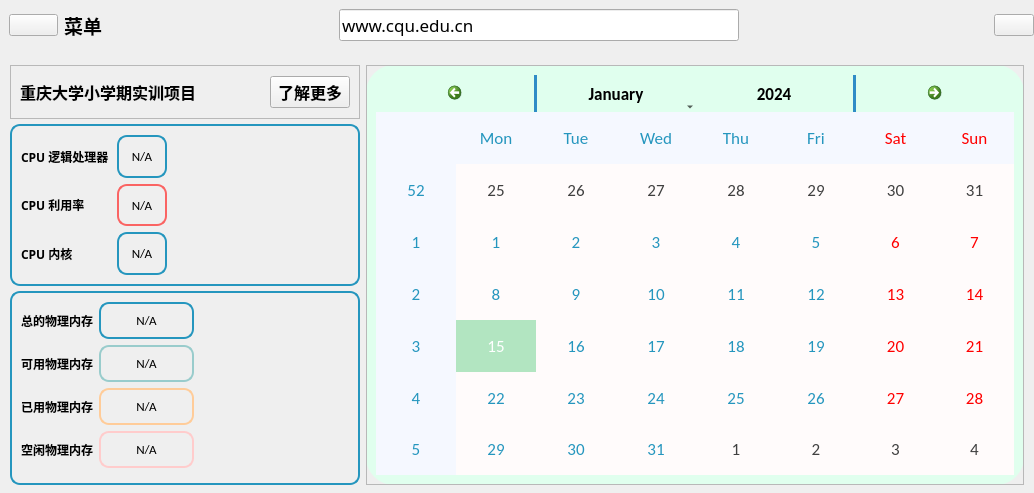
         <widget class="QWidget" name="mainBody" native="true">
          <property name="sizePolicy">
           <sizepolicy hsizetype="Expanding" vsizetype="Preferred">
            <horstretch>0</horstretch>
            <verstretch>0</verstretch>
           </sizepolicy>
          </property>
          <layout class="QVBoxLayout" name="verticalLayout_2">
           <property name="spacing">
            <number>5</number>
           </property>
           <property name="leftMargin">
            <number>0</number>
           </property>
           <property name="topMargin">
            <number>0</number>
           </property>
           <property name="rightMargin">
            <number>0</number>
           </property>
           <property name="bottomMargin">
            <number>0</number>
           </property>
           <item>
            <widget class="QWidget" name="headerFrame" native="true">
             <property name="minimumSize">
              <size>
               <width>780</width>
               <height>0</height>
              </size>
             </property>
             <property name="maximumSize">
              <size>
               <width>16777</width>
               <height>90</height>
              </size>
             </property>
             <layout class="QHBoxLayout" name="horizontalLayout_2">
              <property name="spacing">
               <number>0</number>
              </property>
              <property name="leftMargin">
               <number>0</number>
              </property>
              <property name="topMargin">
               <number>0</number>
              </property>
              <property name="rightMargin">
               <number>0</number>
              </property>
              <property name="bottomMargin">
               <number>0</number>
              </property>
              <item>
               <widget class="QWidget" name="widget" native="true">
                <layout class="QHBoxLayout" name="horizontalLayout_3">
                 <item>
                  <widget class="QPushButton" name="menuBtn">
                   <property name="minimumSize">
                    <size>
                     <width>49</width>
                     <height>0</height>
                    </size>
                   </property>
                   <property name="maximumSize">
                    <size>
                     <width>49</width>
                     <height>16777215</height>
                    </size>
                   </property>
                   <property name="text">
                    <string/>
                   </property>
                   <property name="icon">
                    <iconset resource="resources1.qrc">
                     <normaloff>:/icons/menu.png</normaloff>:/icons/menu.png</iconset>
                   </property>
                   <property name="iconSize">
                    <size>
                     <width>48</width>
                     <height>48</height>
                    </size>
                   </property>
                  </widget>
                 </item>
                 <item>
                  <widget class="QLabel" name="appHeader">
                   <property name="font">
                    <font>
                     <family>华文楷体</family>
                     <pointsize>14</pointsize>
                     <weight>75</weight>
                     <bold>true</bold>
                    </font>
                   </property>
                   <property name="text">
                    <string>菜单</string>
                   </property>
                  </widget>
                 </item>
                </layout>
               </widget>
              </item>
              <item>
               <widget class="QWidget" name="searchFrame_2" native="true">
                <property name="minimumSize">
                 <size>
                  <width>500</width>
                  <height>40</height>
                 </size>
                </property>
                <property name="maximumSize">
                 <size>
                  <width>230</width>
                  <height>50</height>
                 </size>
                </property>
                <layout class="QHBoxLayout" name="horizontalLayout_7">
                 <property name="leftMargin">
                  <number>0</number>
                 </property>
                 <item>
                  <widget class="QLabel" name="label_3">
                   <property name="minimumSize">
                    <size>
                     <width>30</width>
                     <height>30</height>
                    </size>
                   </property>
                   <property name="maximumSize">
                    <size>
                     <width>30</width>
                     <height>30</height>
                    </size>
                   </property>
                   <property name="text">
                    <string/>
                   </property>
                   <property name="pixmap">
                    <pixmap resource="resources1.qrc">:/icons/find.png</pixmap>
                   </property>
                   <property name="scaledContents">
                    <bool>true</bool>
                   </property>
                  </widget>
                 </item>
                 <item>
                  <widget class="MLineEdit" name="lineEdit_2">
                   <property name="sizePolicy">
                    <sizepolicy hsizetype="Preferred" vsizetype="Fixed">
                     <horstretch>0</horstretch>
                     <verstretch>0</verstretch>
                    </sizepolicy>
                   </property>
                   <property name="minimumSize">
                    <size>
                     <width>400</width>
                     <height>30</height>
                    </size>
                   </property>
                   <property name="maximumSize">
                    <size>
                     <width>200</width>
                     <height>16777215</height>
                    </size>
                   </property>
                   <property name="font">
                    <font>
                     <family>Lucida Sans Typewriter</family>
                     <pointsize>13</pointsize>
                     <italic>false</italic>
                    </font>
                   </property>
                   <property name="text">
                    <string>www.cqu.edu.cn</string>
                   </property>
                   <property name="placeholderText">
                    <string>请输入文件路径</string>
                   </property>
                  </widget>
                 </item>
                </layout>
               </widget>
              </item>
              <item>
               <widget class="QWidget" name="widget_3" native="true">
                <layout class="QHBoxLayout" name="horizontalLayout_6">
                 <property name="spacing">
                  <number>0</number>
                 </property>
                 <property name="leftMargin">
                  <number>0</number>
                 </property>
                 <property name="topMargin">
                  <number>0</number>
                 </property>
                 <property name="rightMargin">
                  <number>0</number>
                 </property>
                 <property name="bottomMargin">
                  <number>0</number>
                 </property>
                 <item alignment="Qt::AlignRight">
                  <widget class="QPushButton" name="accountBtn">
                   <property name="text">
                    <string/>
                   </property>
                   <property name="icon">
                    <iconset resource="resources1.qrc">
                     <normaloff>:/icons/info.png</normaloff>:/icons/info.png</iconset>
                   </property>
                   <property name="iconSize">
                    <size>
                     <width>48</width>
                     <height>48</height>
                    </size>
                   </property>
                  </widget>
                 </item>
                </layout>
               </widget>
              </item>
             </layout>
            </widget>
           </item>
           <item>
            <widget class="QWidget" name="mainFrame" native="true">
             <property name="sizePolicy">
              <sizepolicy hsizetype="Expanding" vsizetype="Expanding">
               <horstretch>0</horstretch>
               <verstretch>0</verstretch>
              </sizepolicy>
             </property>
             <property name="font">
              <font>
               <pointsize>10</pointsize>
              </font>
             </property>
             <layout class="QHBoxLayout" name="horizontalLayout_12">
              <property name="leftMargin">
               <number>10</number>
              </property>
              <property name="topMargin">
               <number>10</number>
              </property>
              <property name="rightMargin">
               <number>10</number>
              </property>
              <property name="bottomMargin">
               <number>8</number>
              </property>
              <item>
               <widget class="QWidget" name="widget_4" native="true">
                <property name="maximumSize">
                 <size>
                  <width>350</width>
                  <height>16777215</height>
                 </size>
                </property>
                <layout class="QVBoxLayout" name="verticalLayout_7">
                 <property name="spacing">
                  <number>5</number>
                 </property>
                 <property name="leftMargin">
                  <number>0</number>
                 </property>
                 <property name="topMargin">
                  <number>0</number>
                 </property>
                 <property name="rightMargin">
                  <number>0</number>
                 </property>
                 <property name="bottomMargin">
                  <number>0</number>
                 </property>
                 <item>
                  <widget class="QFrame" name="frame_5">
                   <property name="minimumSize">
                    <size>
                     <width>0</width>
                     <height>54</height>
                    </size>
                   </property>
                   <property name="maximumSize">
                    <size>
                     <width>16777215</width>
                     <height>60</height>
                    </size>
                   </property>
                   <property name="frameShape">
                    <enum>QFrame::StyledPanel</enum>
                   </property>
                   <property name="frameShadow">
                    <enum>QFrame::Raised</enum>
                   </property>
                   <layout class="QHBoxLayout" name="horizontalLayout_13">
                    <item alignment="Qt::AlignLeft">
                     <widget class="QLabel" name="label_14">
                      <property name="font">
                       <font>
                        <family>黑体</family>
                        <pointsize>12</pointsize>
                        <weight>75</weight>
                        <bold>true</bold>
                       </font>
                      </property>
                      <property name="text">
                       <string>重庆大学小学期实训项目</string>
                      </property>
                     </widget>
                    </item>
                    <item alignment="Qt::AlignRight">
                     <widget class="QPushButton" name="pushButton">
                      <property name="font">
                       <font>
                        <family>新宋体</family>
                        <pointsize>12</pointsize>
                        <weight>75</weight>
                        <bold>true</bold>
                       </font>
                      </property>
                      <property name="text">
                       <string>了解更多</string>
                      </property>
                      <property name="icon">
                       <iconset>
                        <normaloff>:/blueIcons/icon/blue/arrow-right.svg</normaloff>:/blueIcons/icon/blue/arrow-right.svg</iconset>
                      </property>
                      <property name="iconSize">
                       <size>
                        <width>28</width>
                        <height>28</height>
                       </size>
                      </property>
                     </widget>
                    </item>
                   </layout>
                  </widget>
                 </item>
                 <item>
                  <widget class="QFrame" name="cpu_info_frame">
                   <property name="minimumSize">
                    <size>
                     <width>0</width>
                     <height>160</height>
                    </size>
                   </property>
                   <property name="styleSheet">
                    <string notr="true">#cpu_info_frame,#cpu_count,#cpu_main_core{
	border-radius: 10px;
	border: 2px solid #2596be;
}
#cpu_per{
	border-radius: 10px;
	border: 2px solid #fa6463;
}</string>
                   </property>
                   <property name="frameShape">
                    <enum>QFrame::StyledPanel</enum>
                   </property>
                   <property name="frameShadow">
                    <enum>QFrame::Raised</enum>
                   </property>
                   <layout class="QGridLayout" name="gridLayout">
                    <item row="1" column="0">
                     <widget class="QLabel" name="label_15">
                      <property name="maximumSize">
                       <size>
                        <width>90</width>
                        <height>16777215</height>
                       </size>
                      </property>
                      <property name="font">
                       <font>
                        <family>宋体</family>
                        <weight>75</weight>
                        <bold>true</bold>
                       </font>
                      </property>
                      <property name="text">
                       <string>CPU 利用率</string>
                      </property>
                     </widget>
                    </item>
                    <item row="2" column="1">
                     <widget class="QLabel" name="cpu_main_core">
                      <property name="maximumSize">
                       <size>
                        <width>90</width>
                        <height>16777215</height>
                       </size>
                      </property>
                      <property name="font">
                       <font>
                        <family>Calibri</family>
                        <pointsize>10</pointsize>
                        <weight>50</weight>
                        <bold>false</bold>
                       </font>
                      </property>
                      <property name="text">
                       <string>N/A</string>
                      </property>
                      <property name="alignment">
                       <set>Qt::AlignCenter</set>
                      </property>
                     </widget>
                    </item>
                    <item row="1" column="1">
                     <widget class="QLabel" name="cpu_per">
                      <property name="maximumSize">
                       <size>
                        <width>90</width>
                        <height>16777215</height>
                       </size>
                      </property>
                      <property name="font">
                       <font>
                        <family>Calibri</family>
                        <pointsize>10</pointsize>
                        <weight>50</weight>
                        <bold>false</bold>
                       </font>
                      </property>
                      <property name="text">
                       <string>N/A</string>
                      </property>
                      <property name="alignment">
                       <set>Qt::AlignCenter</set>
                      </property>
                     </widget>
                    </item>
                    <item row="2" column="0">
                     <widget class="QLabel" name="label_17">
                      <property name="maximumSize">
                       <size>
                        <width>90</width>
                        <height>16777215</height>
                       </size>
                      </property>
                      <property name="font">
                       <font>
                        <family>宋体</family>
                        <weight>75</weight>
                        <bold>true</bold>
                       </font>
                      </property>
                      <property name="text">
                       <string>CPU 内核</string>
                      </property>
                     </widget>
                    </item>
                    <item row="0" column="1">
                     <widget class="QLabel" name="cpu_count">
                      <property name="maximumSize">
                       <size>
                        <width>50</width>
                        <height>16777215</height>
                       </size>
                      </property>
                      <property name="font">
                       <font>
                        <family>Calibri</family>
                        <pointsize>10</pointsize>
                        <weight>50</weight>
                        <bold>false</bold>
                       </font>
                      </property>
                      <property name="text">
                       <string>N/A</string>
                      </property>
                      <property name="alignment">
                       <set>Qt::AlignCenter</set>
                      </property>
                     </widget>
                    </item>
                    <item row="0" column="0">
                     <widget class="QLabel" name="label_10">
                      <property name="maximumSize">
                       <size>
                        <width>90</width>
                        <height>16777215</height>
                       </size>
                      </property>
                      <property name="font">
                       <font>
                        <family>宋体</family>
                        <weight>75</weight>
                        <bold>true</bold>
                       </font>
                      </property>
                      <property name="text">
                       <string>CPU 逻辑处理器</string>
                      </property>
                     </widget>
                    </item>
                    <item row="0" column="2" rowspan="3" alignment="Qt::AlignRight|Qt::AlignVCenter">
                     <widget class="roundProgressBar" name="cpu_percentage" native="true">
                      <property name="enabled">
                       <bool>true</bool>
                      </property>
                      <property name="minimumSize">
                       <size>
                        <width>150</width>
                        <height>140</height>
                       </size>
                      </property>
                      <property name="maximumSize">
                       <size>
                        <width>8888</width>
                        <height>8888</height>
                       </size>
                      </property>
                      <property name="sizeIncrement">
                       <size>
                        <width>0</width>
                        <height>0</height>
                       </size>
                      </property>
                     </widget>
                    </item>
                   </layout>
                  </widget>
                 </item>
                 <item>
                  <widget class="QFrame" name="ram_info_frame">
                   <property name="minimumSize">
                    <size>
                     <width>0</width>
                     <height>180</height>
                    </size>
                   </property>
                   <property name="font">
                    <font>
                     <pointsize>10</pointsize>
                    </font>
                   </property>
                   <property name="styleSheet">
                    <string notr="true">#ram_info_frame,#total_ram{
	border-radius: 10px;
	border: 2px solid #2596be;
}
#available_ram{
	border-radius: 10px;
	border: 2px solid #99CCCC;
}
#used_ram{
	border-radius: 10px;
	border: 2px solid #FFCC99;
}
#free_ram{
	border-radius: 10px;
	border: 2px solid #FFCCCC;
}


</string>
                   </property>
                   <property name="frameShape">
                    <enum>QFrame::StyledPanel</enum>
                   </property>
                   <property name="frameShadow">
                    <enum>QFrame::Raised</enum>
                   </property>
                   <layout class="QGridLayout" name="gridLayout_2">
                    <item row="2" column="1">
                     <widget class="QLabel" name="used_ram">
                      <property name="minimumSize">
                       <size>
                        <width>95</width>
                        <height>37</height>
                       </size>
                      </property>
                      <property name="maximumSize">
                       <size>
                        <width>95</width>
                        <height>50</height>
                       </size>
                      </property>
                      <property name="font">
                       <font>
                        <family>Calibri</family>
                        <pointsize>10</pointsize>
                        <weight>50</weight>
                        <bold>false</bold>
                       </font>
                      </property>
                      <property name="text">
                       <string>N/A</string>
                      </property>
                      <property name="alignment">
                       <set>Qt::AlignCenter</set>
                      </property>
                     </widget>
                    </item>
                    <item row="3" column="0">
                     <widget class="QLabel" name="label_25">
                      <property name="minimumSize">
                       <size>
                        <width>0</width>
                        <height>37</height>
                       </size>
                      </property>
                      <property name="maximumSize">
                       <size>
                        <width>90</width>
                        <height>50</height>
                       </size>
                      </property>
                      <property name="font">
                       <font>
                        <family>宋体</family>
                        <weight>75</weight>
                        <bold>true</bold>
                       </font>
                      </property>
                      <property name="text">
                       <string>空闲物理内存</string>
                      </property>
                     </widget>
                    </item>
                    <item row="0" column="0">
                     <widget class="QLabel" name="label_19">
                      <property name="minimumSize">
                       <size>
                        <width>0</width>
                        <height>37</height>
                       </size>
                      </property>
                      <property name="maximumSize">
                       <size>
                        <width>90</width>
                        <height>50</height>
                       </size>
                      </property>
                      <property name="font">
                       <font>
                        <family>宋体</family>
                        <weight>75</weight>
                        <bold>true</bold>
                       </font>
                      </property>
                      <property name="text">
                       <string>总的物理内存</string>
                      </property>
                     </widget>
                    </item>
                    <item row="0" column="1">
                     <widget class="QLabel" name="total_ram">
                      <property name="minimumSize">
                       <size>
                        <width>95</width>
                        <height>37</height>
                       </size>
                      </property>
                      <property name="maximumSize">
                       <size>
                        <width>95</width>
                        <height>50</height>
                       </size>
                      </property>
                      <property name="font">
                       <font>
                        <family>Calibri</family>
                        <pointsize>10</pointsize>
                        <weight>50</weight>
                        <bold>false</bold>
                       </font>
                      </property>
                      <property name="text">
                       <string>N/A</string>
                      </property>
                      <property name="alignment">
                       <set>Qt::AlignCenter</set>
                      </property>
                     </widget>
                    </item>
                    <item row="1" column="1">
                     <widget class="QLabel" name="available_ram">
                      <property name="minimumSize">
                       <size>
                        <width>95</width>
                        <height>37</height>
                       </size>
                      </property>
                      <property name="maximumSize">
                       <size>
                        <width>95</width>
                        <height>50</height>
                       </size>
                      </property>
                      <property name="font">
                       <font>
                        <family>Calibri</family>
                        <pointsize>10</pointsize>
                        <weight>50</weight>
                        <bold>false</bold>
                       </font>
                      </property>
                      <property name="text">
                       <string>N/A</string>
                      </property>
                      <property name="alignment">
                       <set>Qt::AlignCenter</set>
                      </property>
                     </widget>
                    </item>
                    <item row="2" column="0">
                     <widget class="QLabel" name="label_23">
                      <property name="minimumSize">
                       <size>
                        <width>0</width>
                        <height>37</height>
                       </size>
                      </property>
                      <property name="maximumSize">
                       <size>
                        <width>90</width>
                        <height>50</height>
                       </size>
                      </property>
                      <property name="font">
                       <font>
                        <family>宋体</family>
                        <weight>75</weight>
                        <bold>true</bold>
                       </font>
                      </property>
                      <property name="text">
                       <string>已用物理内存</string>
                      </property>
                     </widget>
                    </item>
                    <item row="1" column="0">
                     <widget class="QLabel" name="label_21">
                      <property name="minimumSize">
                       <size>
                        <width>0</width>
                        <height>37</height>
                       </size>
                      </property>
                      <property name="maximumSize">
                       <size>
                        <width>90</width>
                        <height>50</height>
                       </size>
                      </property>
                      <property name="font">
                       <font>
                        <family>宋体</family>
                        <weight>75</weight>
                        <bold>true</bold>
                       </font>
                      </property>
                      <property name="text">
                       <string>可用物理内存</string>
                      </property>
                     </widget>
                    </item>
                    <item row="3" column="1">
                     <widget class="QLabel" name="free_ram">
                      <property name="minimumSize">
                       <size>
                        <width>95</width>
                        <height>37</height>
                       </size>
                      </property>
                      <property name="maximumSize">
                       <size>
                        <width>95</width>
                        <height>50</height>
                       </size>
                      </property>
                      <property name="font">
                       <font>
                        <family>Calibri</family>
                        <pointsize>10</pointsize>
                        <weight>50</weight>
                        <bold>false</bold>
                       </font>
                      </property>
                      <property name="text">
                       <string>N/A</string>
                      </property>
                      <property name="alignment">
                       <set>Qt::AlignCenter</set>
                      </property>
                     </widget>
                    </item>
                    <item row="0" column="2" rowspan="5">
                     <widget class="spiralProgressBar" name="ram_percantage" native="true">
                      <property name="minimumSize">
                       <size>
                        <width>155</width>
                        <height>155</height>
                       </size>
                      </property>
                      <property name="maximumSize">
                       <size>
                        <width>150</width>
                        <height>150</height>
                       </size>
                      </property>
                     </widget>
                    </item>
                   </layout>
                  </widget>
                 </item>
                </layout>
               </widget>
              </item>
              <item>
               <widget class="QWidget" name="widget_5" native="true">
                <property name="styleSheet">
                 <string notr="true">#widget_5{
background-color: #e0ffee;
border-radius: 28px;
}</string>
                </property>
                <layout class="QVBoxLayout" name="verticalLayout_14">
                 <property name="spacing">
                  <number>0</number>
                 </property>
                 <property name="leftMargin">
                  <number>0</number>
                 </property>
                 <property name="topMargin">
                  <number>0</number>
                 </property>
                 <property name="rightMargin">
                  <number>0</number>
                 </property>
                 <property name="bottomMargin">
                  <number>0</number>
                 </property>
                 <item>
                  <widget class="QFrame" name="frame_8">
                   <property name="styleSheet">
                    <string notr="true">QCalendarWidget QToolButton {
     height: 30px;
     width: 150px;
     color: #000;
     background-color: #e0ffee;
}
QCalendarWidget QMenu {
     left: 0px;
     color: #fff;
     font-size: 18px;
     background-color:  #fff;
}
QCalendarWidget QSpinBox { 
     color:  #000; 
     background-color: #fff; 
     selection-background-color: rgb(136, 136, 136);
     selection-color:  #000;
}
QCalendarWidget QSpinBox::up-button { 
  subcontrol-origin: border;  
  subcontrol-position: top right;  
  width:15px;
}
QCalendarWidget QSpinBox::down-button {
  subcontrol-origin: border; 
  subcontrol-position: bottom right;  
  width:15px;
}
QCalendarWidget QSpinBox::up-arrow { 
  width:10px;  
  height:10px; 
}
QCalendarWidget QSpinBox::down-arrow { 
  width:10px;  
  height:10px; 
}
   
  /* header row */
QCalendarWidget QWidget {
 alternate-background-color: #f5f8ff; 
}
   
  /* normal days */
QCalendarWidget QAbstractItemView:enabled 
{
     color: #2596be;  
     background-color: #fffbfb;  
     selection-background-color:#b2e5c1; 
     selection-color: #fff; 
}

QCalendarWidget QAbstractItemView:disabled 
{ 
  color: rgb(64, 64, 64); 
}
</string>
                   </property>
                   <property name="frameShape">
                    <enum>QFrame::StyledPanel</enum>
                   </property>
                   <property name="frameShadow">
                    <enum>QFrame::Raised</enum>
                   </property>
                   <layout class="QHBoxLayout" name="horizontalLayout_15">
                    <item>
                     <widget class="QCalendarWidget" name="calendarWidget">
                      <property name="font">
                       <font>
                        <family>Calibri</family>
                        <pointsize>13</pointsize>
                       </font>
                      </property>
                     </widget>
                    </item>
                   </layout>
                  </widget>
                 </item>
                </layout>
               </widget>
              </item>
             </layout>
            </widget>
           </item>
          </layout>
         </widget>
